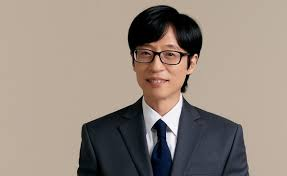
#> input picture fracs/captured_face.jpg, 287 x 176 px, given in place of the camera
$ python save_face.py
#> lines starting #> are read from the running program, lines starting #| are printed output that depends on the picture
import cv2
import os

# 경로 설정
cascade_path = r"C:\fracs\haarcascade_frontalface_default.xml"
face_cascade = cv2.CascadeClassifier(cascade_path)

if face_cascade.empty():
    print("❌ Cascade 로딩 실패!")
    exit()

cap = cv2.VideoCapture(0)

save_path = r"C:\fracs\dataset"
os.makedirs(save_path, exist_ok=True)

img_count = 0
max_count = 1  # 1장만 저장

while True:
    ret, frame = cap.read()
#> frame is the input picture: shape (176, 287, 3); mean B, G, R 127.6, 137.5, 150.2
    if not ret:
        break

    gray = cv2.cvtColor(frame, cv2.COLOR_BGR2GRAY)
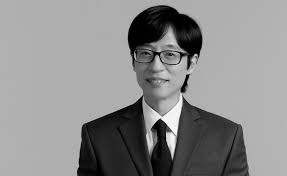
#> gray: shape (176, 287); min 0, max 254, mean 140.2
    faces = face_cascade.detectMultiScale(gray, 1.3, 5)
#> faces = [[117, 27, 76, 76]]

    for (x, y, w, h) in faces:
        face_img = frame[y:y + h, x:x + w]
        face_img = cv2.resize(face_img, (200, 200))
        file_name = os.path.join(save_path, f"user1.jpg")
        cv2.imwrite(file_name, face_img)
        print(f"✅ 저장 완료: {file_name}")
        img_count += 1
        break  # 한 번 저장 후 종료
#> this loop made 1 pass
#> (x, y, w, h, img_count) on pass 1: (117, 27, 76, 76, 1)
#| ✅ 저장 완료: C:\fracs\dataset/user1.jpg
#> pass 1, `face_img = frame[y:y + h, x:x + w]`:
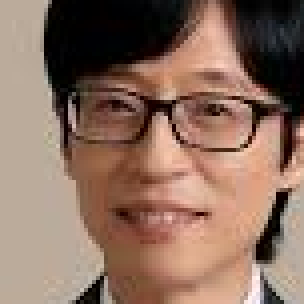
#> face_img: shape (76, 76, 3) (shown 4 times larger); mean B, G, R 94.8, 109.8, 138.9
#> pass 1, `face_img = cv2.resize(face_img, (200, 200))`:
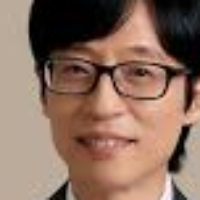
#> face_img: shape (200, 200, 3); mean B, G, R 94.7, 109.7, 138.8
#> after the loop, img_count = 1

    cv2.imshow('Capture Face', frame)
    if cv2.waitKey(1) & 0xFF == ord('q') or img_count >= max_count:
#> (key q is pressed here)
        break

cap.release()
cv2.destroyAllWindows()
